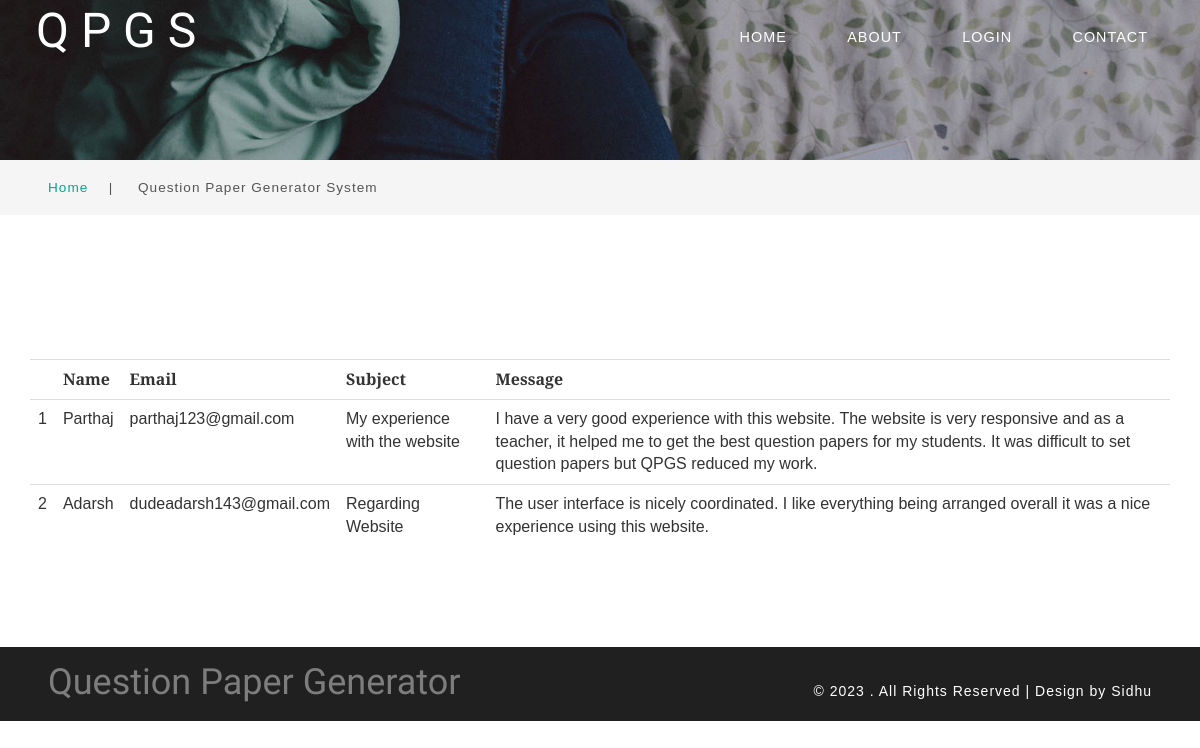
The page /feedback/ on the database its author committed.
### master/models.py (models this page shows, shortened)
class FeedbackModel(models.Model):
    Name = models.CharField(max_length=50)
    Email = models.EmailField()
    Subject = models.CharField(max_length=100)
    Message = models.TextField(max_length=300)
    created_at = models.DateTimeField(auto_now=True)

### master/views.py (the view)
# urls.py: path('feedback/', Feedbacks.as_view(), name='feedback'),
class Feedbacks(ListView):
    template_name = 'feedlist.html'
    model = FeedbackModel
    context_object_name = 'list'
    queryset = FeedbackModel.objects.order_by('-created_at')

### templates/feedlist.html
{% extends "base.html" %}
{% load static %}
{% load bootstrap4 %}
{% block content %}
<table class="table table-dark">
    <tr><th></th>
        <th>Name</th>
        <th >Email</th>
        <th>Subject</th>
        <th>Message</th>
    </tr>
    {% for i in list %}
    <tr>
        <td>{{ forloop.counter }}</td>
        <td>{{i.Name}}</td>
       <td>{{i.Email}}</td>
        <td>{{i.Subject}}</td>
        <td>{{i.Message}}</td>
    </tr>{% endfor %}
</table>
    {% endblock %}

### static/css/style.css (style rules this page uses)
html, body { margin: 0; font-size: 100%; font-family: 'Merriweather Sans', sans-serif; background: #fff; }

### rows shown on the page
FeedbackModel: Name "Parthaj", Email "parthaj123@gmail.com", Subject "My experience with the website", Message "I have a very good experience with this website. The website is very responsive and as a teacher, it helped me to get the best question papers for my students. It was difficult to set question papers but QPGS reduced my work."
FeedbackModel: Name "Adarsh", Email "dudeadarsh143@gmail.com", Subject "Regarding Website", Message "The user interface is nicely coordinated. I like everything being arranged overall it was a nice experience using this website."
